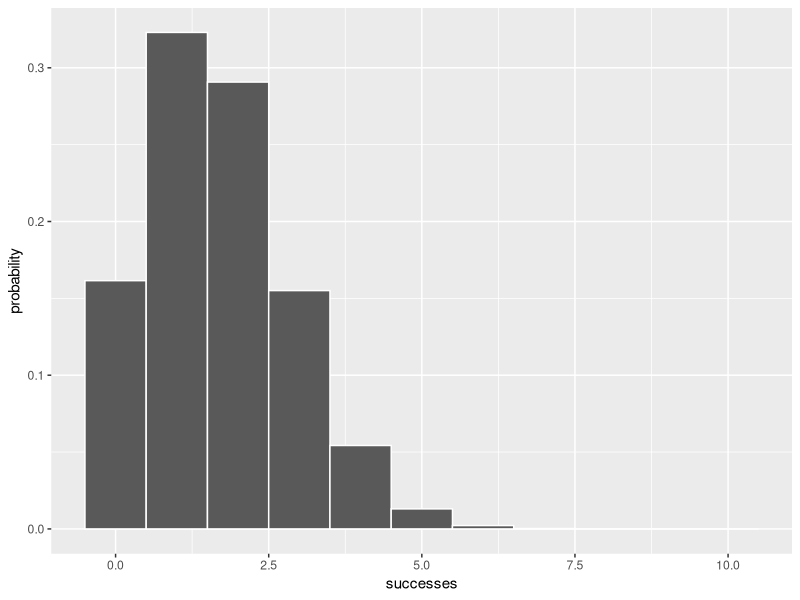
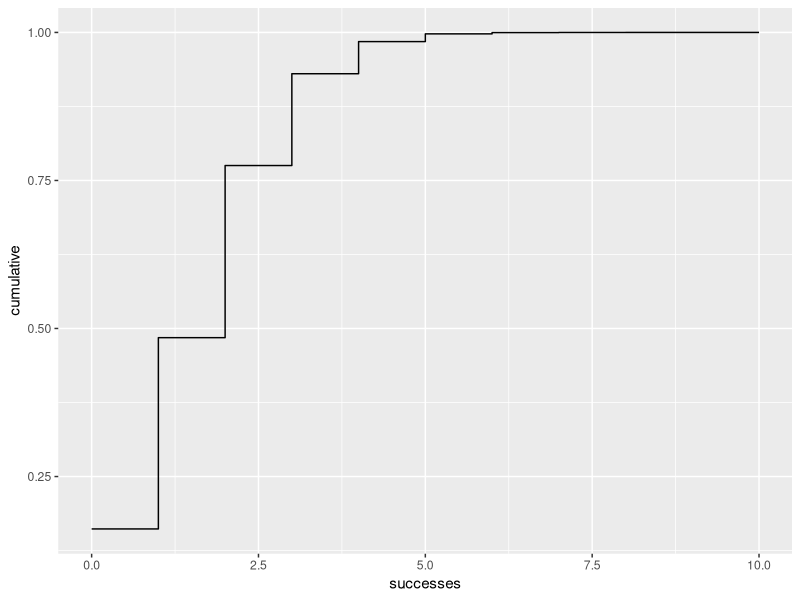

Here is the R script that generated these plots, in order:
## ---- chunk 1
factorial(6)
## ---- chunk 2
xx <- c(2,3,4,5,6)
factorial(xx)
## ---- chunk 3
choose(4,2)
## ---- chunk 4
Marx.Bros <- c("Groucho","Chico","Harpo","Zeppo")
## ---- chunk 5
combn(Marx.Bros,2)
## ---- chunk 6
# Define the four colours in the bag
bag_colours <- c("Red","Blue","Green","Yellow")
# Generate all combinations of selecting two colours with replacement
outcomes <- expand.grid(Colour_1 = bag_colours, Colour_2 = bag_colours)
# List out all the outcomes
print(outcomes)
## ---- chunk 7
nrow(outcomes)
## ---- chunk 8
library(gtools)
## ---- chunk 9
combinations(4,2,v=Marx.Bros)
## ---- chunk 10
permutations(4,2,v=Marx.Bros)
## ---- chunk 11
nrow(combinations(4,2))
## ---- chunk 12
successes <- seq(0,10)                    # a vector for the number of successes
probability <- dbinom(successes,10,1/6)   # a vector for the associated probabilities
## ---- chunk 13
library(ggplot2)
ggplot(NULL, aes(x=successes, y=probability)) +
  geom_bar(stat="identity", width=1, color="white")
## ---- chunk 14
cumulative <- pbinom(successes,10,1/6)
## ---- chunk 15
library(ggplot2)
ggplot(NULL, aes(x=successes, y=cumulative)) +
  geom_step()
## ---- chunk 16
qbinom(seq(.10,.95,.05), 10, 1/6)
## ---- chunk 17
rbinom(5, 10, 1/6)
## ---- chunk 18
dnbinom(5,4,1/6)
## ---- chunk 19
pnbinom(5,4,1/6)
## ---- chunk 20
sum(dnbinom(seq(0,5),4,1/6))
## ---- chunk 21
qnbinom(seq(.10,.95,.05), 4, 1/6)
## ---- chunk 22
rnbinom(5,4,1/6)
